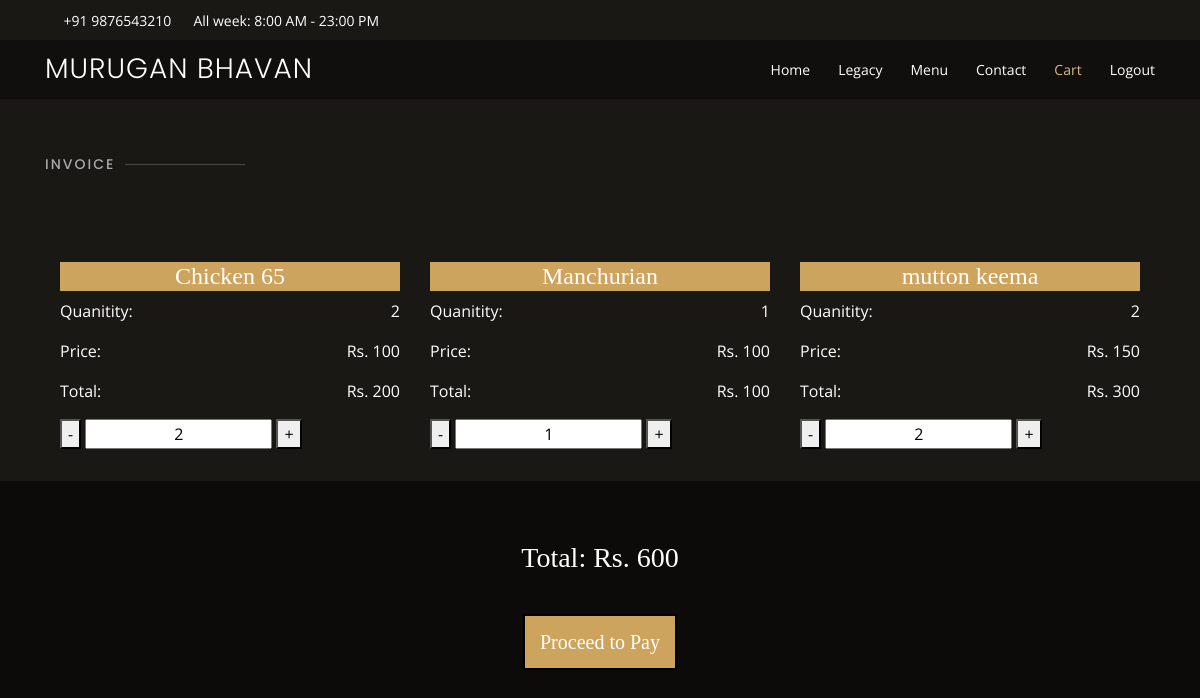
/cart.php (signed in), run on the app's committed database.
### tables this page shows
CREATE TABLE `menu` (
  `sno` int(50) NOT NULL,
  `name` varchar(50) NOT NULL,
  `description` mediumtext NOT NULL,
  `price` int(4) NOT NULL,
  `image` mediumtext NOT NULL,
  `category` varchar(50) NOT NULL
);

CREATE TABLE `order_log` (
  `order_id` int(11) NOT NULL,
  `item_sno` int(11) NOT NULL,
  `quantity` int(11) NOT NULL DEFAULT 1,
  `total` int(11) NOT NULL
);

### cart.php (the view, shortened to what this page needs)
<?php
$conn=mysqli_connect('localhost','root','');
mysqli_select_db($conn,'task');
$sql="select * from menu join order_log where sno=item_sno and order_id=$_SESSION[order_id]";
$temp=mysqli_query($conn,$sql);
?>
<!DOCTYPE html>
<html lang="en">
<head>
  <link href="assets/vendor/bootstrap/css/bootstrap.min.css" rel="stylesheet">
  <link href="assets/vendor/icofont/icofont.min.css" rel="stylesheet">
  <link href="assets/vendor/boxicons/css/boxicons.min.css" rel="stylesheet">
  <link href="assets/vendor/animate.css/animate.min.css" rel="stylesheet">
  <link href="assets/vendor/owl.carousel/assets/owl.carousel.min.css" rel="stylesheet">
  <link href="assets/vendor/venobox/venobox.css" rel="stylesheet">
  <link href="assets/vendor/aos/aos.css" rel="stylesheet">
  <link href="assets/css/style.css" rel="stylesheet">
</head>
<body>
  <div id="topbar" class="d-flex align-items-center fixed-top">
    <div class="container d-flex">
      <div class="contact-info mr-auto">
        <i class="icofont-phone"></i> +91 9876543210
        <span class="d-none d-lg-inline-block"><i class="icofont-clock-time icofont-rotate-180"></i> All week: 8:00 AM - 23:00 PM</span>
      </div>
    </div>
  </div>
  <header id="header" class="fixed-top">
    <div class="container d-flex align-items-center">
      <h1 class="logo mr-auto"><a href="index.html">Murugan Bhavan</a></h1>
      <nav class="nav-menu d-none d-lg-block">
        <ul>
          <li ><a href="logged_index.php">Home</a></li>
          <li><a href="logged_index.php#about">Legacy</a></li>
          <li><a href="logged_index.php#menu">Menu</a></li>
          <li><a href="logged_index.php#contact">Contact</a></li>
          <li class="active"><a href="cart.php">Cart</a></li>
          <li><a href="logout.php">Logout</a></li>
        </ul>
      </nav>
    </div>
  </header>
    <section id="menu" class="menu section-bg" >
      <div class="container" data-aos="fade-up" style="opacity: 100%">
        <div class="section-title">
          <h2>Invoice</h2>
        </div>
<?php
 $sum=0;
 while ($row = mysqli_fetch_assoc($temp)) {
  $sum=$sum+$row['total'];?>
          <div class="col-lg-4" style="height:100%;float:left; ">
              <br><br>
              <h4 style="text-align: center; background-color: #CDA45E"><?php echo $row['name'];?></h4>
              <p style="text-align:left;float: left">Quanitity:</p>
              <p id="q<?php echo $row['item_sno'] ?>" style="text-align:right;"><?php echo $row['quantity'] ?></p>
             <p style="text-align:left;float: left">Price:</p>
              <p style="text-align: right;">Rs. <span style="text-align: right;" id="p<?php echo $row['item_sno'] ?>" ><?php echo $row['price'] ?></span></p>
              <p style="text-align:left;float: left">Total:</p>
              <p style="text-align: right;">Rs. <span id="t<?php echo $row['item_sno'] ?>" style="text-align: right;" ><?php echo $row['total'] ?></span></p>
              <div id=<?php echo $row['item_sno'] ?>>
  <button onclick="decreaseValue(this)" >-</button>
  <input pattern="[0123456789]"style="text-align: center;" id="n<?php echo $row['item_sno'] ?>" value="<?php echo $row['quantity'] ?>" />
  <button  onclick="increaseValue(this)" >+</button>
</div>
              <br>
          <br>
          <br>
            </div>
<?php
};?>
        </div>
    </section>
    <section>
      <h3 style="text-align: center;" id="all">Total: Rs. <span id="total"><?php echo $sum?></span></h3> <br><br>
      <h5 style="text-align: center;"><span style="border:2px solid black;padding: 15px;background-color: #CDA45E;cursor: pointer;">Proceed to Pay<span></h5>
    </section>

### assets/css/style.css (style rules this page uses)
body { font-family: "Open Sans", sans-serif; background: #0c0b09; color: #fff; }
a { color: #cda45e; }
h1, h2, h3, h4, h5, h6 { font-family: "Playfair Display", serif; }
#topbar { height: 40px; font-size: 14px; transition: all 0.5s; }
#topbar .contact-info { color: white; }
#topbar .contact-info i { color: #d9ba85; padding-right: 4px; }
#header { background: rgba(12, 11, 9, 0.6); border-bottom: 1px solid rgba(12, 11, 9, 0.6); transition: all 0.5s; z-index: 997; padding: 15px 0; top: 40px; }
#header .logo { font-size: 28px; margin: 0; padding: 0; line-height: 1; font-weight: 300; letter-spacing: 1px; text-transform: uppercase; font-family: "Poppins", sans-serif; }
#header .logo a { color: #fff; }
.nav-menu ul { margin: 0; padding: 0; list-style: none; }
.nav-menu > ul { display: flex; align-items: center; }
.nav-menu > ul > li { position: relative; white-space: nowrap; padding-left: 28px; }
.nav-menu a { display: block; position: relative; color: white; transition: 0.3s; font-size: 14px; font-family: "Open Sans", sans-serif; }
.nav-menu a:hover, .nav-menu .active > a, .nav-menu li:hover > a { color: #d9ba85; }
section { padding: 60px 0; overflow: hidden; }
.section-bg { background-color: #1a1814; }
.section-title { padding-bottom: 40px; }
.section-title h2 { font-size: 14px; font-weight: 500; padding: 0; line-height: 1px; margin: 0 0 5px 0; letter-spacing: 2px; text-transform: uppercase; color: #aaaaaa; font-family: "Poppins", sans-serif; }
.section-title h2::after { content: ""; width: 120px; height: 1px; display: inline-block; background: rgba(255, 255, 255, 0.2); margin: 4px 10px; }

### cart.php (style rules this page uses)
body { opacity: 100%; }

### data on the page
menu: name "Chicken 65", order_log.quantity "2", price "100", order_log.total "200", quantity "2"
menu: name "Manchurian", order_log.quantity "1", price "100", order_log.total "100", quantity "1"
menu: name "mutton keema", order_log.quantity "2", price "150", order_log.total "300", quantity "2"

### other printed values
$sum "600"
